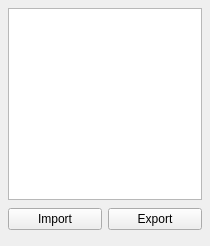
     <widget class="QWidget" name="pnlLeft" native="true">
      <property name="sizePolicy">
       <sizepolicy hsizetype="Minimum" vsizetype="Expanding">
        <horstretch>0</horstretch>
        <verstretch>0</verstretch>
       </sizepolicy>
      </property>
      <property name="maximumSize">
       <size>
        <width>210</width>
        <height>16777215</height>
       </size>
      </property>
      <layout class="QVBoxLayout" name="verticalLayout">
       <property name="spacing">
        <number>8</number>
       </property>
       <property name="leftMargin">
        <number>8</number>
       </property>
       <property name="topMargin">
        <number>8</number>
       </property>
       <property name="rightMargin">
        <number>8</number>
       </property>
       <property name="bottomMargin">
        <number>8</number>
       </property>
       <item>
        <widget class="QTableView" name="tableView">
         <property name="editTriggers">
          <set>QAbstractItemView::EditTrigger::DoubleClicked</set>
         </property>
         <property name="showDropIndicator" stdset="0">
          <bool>false</bool>
         </property>
         <property name="alternatingRowColors">
          <bool>true</bool>
         </property>
         <property name="selectionMode">
          <enum>QAbstractItemView::SelectionMode::SingleSelection</enum>
         </property>
         <property name="selectionBehavior">
          <enum>QAbstractItemView::SelectionBehavior::SelectRows</enum>
         </property>
         <property name="wordWrap">
          <bool>false</bool>
         </property>
         <property name="cornerButtonEnabled">
          <bool>false</bool>
         </property>
         <attribute name="horizontalHeaderMinimumSectionSize">
          <number>150</number>
         </attribute>
         <attribute name="horizontalHeaderDefaultSectionSize">
          <number>200</number>
         </attribute>
         <attribute name="horizontalHeaderStretchLastSection">
          <bool>true</bool>
         </attribute>
         <attribute name="verticalHeaderVisible">
          <bool>false</bool>
         </attribute>
        </widget>
       </item>
       <item>
        <widget class="QWidget" name="pnlTblButtons" native="true">
         <layout class="QHBoxLayout" name="horizontalLayout_3">
          <property name="leftMargin">
           <number>0</number>
          </property>
          <property name="topMargin">
           <number>0</number>
          </property>
          <property name="rightMargin">
           <number>0</number>
          </property>
          <property name="bottomMargin">
           <number>8</number>
          </property>
          <item>
           <widget class="QPushButton" name="pbImport">
            <property name="sizePolicy">
             <sizepolicy hsizetype="MinimumExpanding" vsizetype="Fixed">
              <horstretch>0</horstretch>
              <verstretch>0</verstretch>
             </sizepolicy>
            </property>
            <property name="text">
             <string>Import</string>
            </property>
           </widget>
          </item>
          <item>
           <widget class="QPushButton" name="pbExport">
            <property name="sizePolicy">
             <sizepolicy hsizetype="MinimumExpanding" vsizetype="Fixed">
              <horstretch>0</horstretch>
              <verstretch>0</verstretch>
             </sizepolicy>
            </property>
            <property name="text">
             <string>Export</string>
            </property>
           </widget>
          </item>
         </layout>
        </widget>
       </item>
      </layout>
     </widget>
